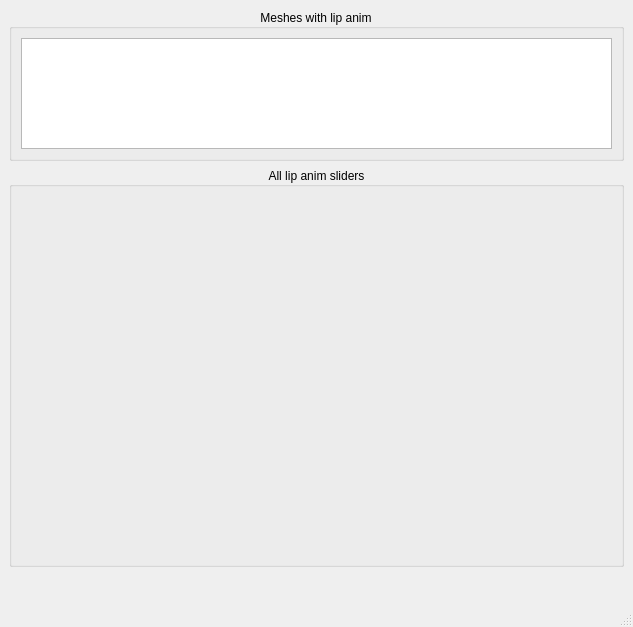
<?xml version="1.0" encoding="UTF-8"?>
<ui version="4.0">
 <class>bdLipAnimUtilWin</class>
 <widget class="QMainWindow" name="bdLipAnimUtilWin">
  <property name="geometry">
   <rect>
    <x>0</x>
    <y>0</y>
    <width>633</width>
    <height>627</height>
   </rect>
  </property>
  <property name="windowTitle">
   <string>MainWindow</string>
  </property>
  <widget class="QWidget" name="centralwidget">
   <layout class="QVBoxLayout" name="verticalLayout_3">
    <item>
     <widget class="QGroupBox" name="groupBox">
      <property name="sizePolicy">
       <sizepolicy hsizetype="Preferred" vsizetype="Minimum">
        <horstretch>0</horstretch>
        <verstretch>0</verstretch>
       </sizepolicy>
      </property>
      <property name="minimumSize">
       <size>
        <width>0</width>
        <height>50</height>
       </size>
      </property>
      <property name="maximumSize">
       <size>
        <width>16777215</width>
        <height>152</height>
       </size>
      </property>
      <property name="title">
       <string>Meshes with lip anim</string>
      </property>
      <property name="alignment">
       <set>Qt::AlignCenter</set>
      </property>
      <layout class="QVBoxLayout" name="verticalLayout_2">
       <item>
        <widget class="QListWidget" name="lipAnimMeshes_listWidget"/>
       </item>
      </layout>
     </widget>
    </item>
    <item>
     <widget class="QGroupBox" name="groupBox_2">
      <property name="sizePolicy">
       <sizepolicy hsizetype="Preferred" vsizetype="MinimumExpanding">
        <horstretch>0</horstretch>
        <verstretch>0</verstretch>
       </sizepolicy>
      </property>
      <property name="minimumSize">
       <size>
        <width>0</width>
        <height>400</height>
       </size>
      </property>
      <property name="title">
       <string>All lip anim sliders</string>
      </property>
      <property name="alignment">
       <set>Qt::AlignCenter</set>
      </property>
      <layout class="QVBoxLayout" name="verticalLayout">
       <item>
        <layout class="QVBoxLayout" name="slidersLayout"/>
       </item>
      </layout>
     </widget>
    </item>
    <item>
     <spacer name="verticalSpacer">
      <property name="orientation">
       <enum>Qt::Vertical</enum>
      </property>
      <property name="sizeHint" stdset="0">
       <size>
        <width>20</width>
        <height>0</height>
       </size>
      </property>
     </spacer>
    </item>
   </layout>
  </widget>
  <widget class="QStatusBar" name="statusbar"/>
  <action name="actionCopy_To_Preview">
   <property name="text">
    <string>Copy To Preview</string>
   </property>
  </action>
 </widget>
 <resources/>
 <connections/>
</ui>
